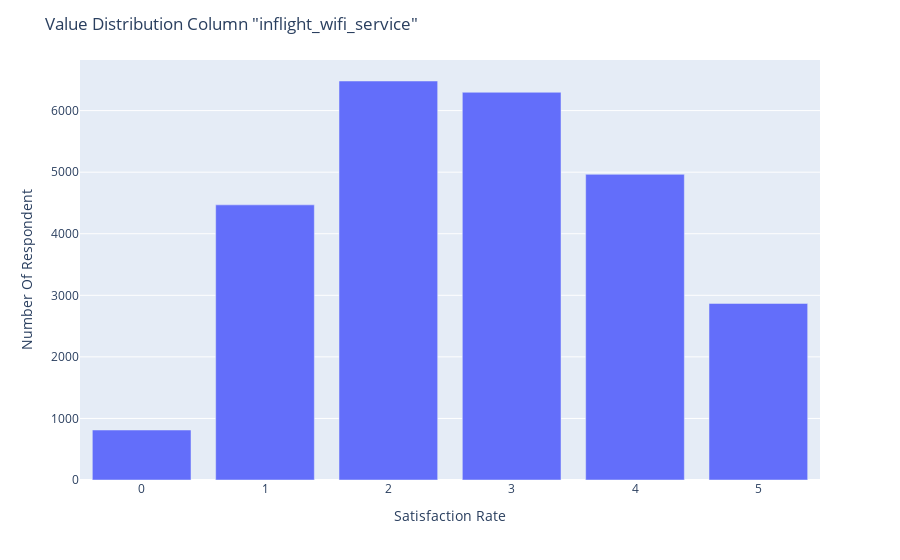
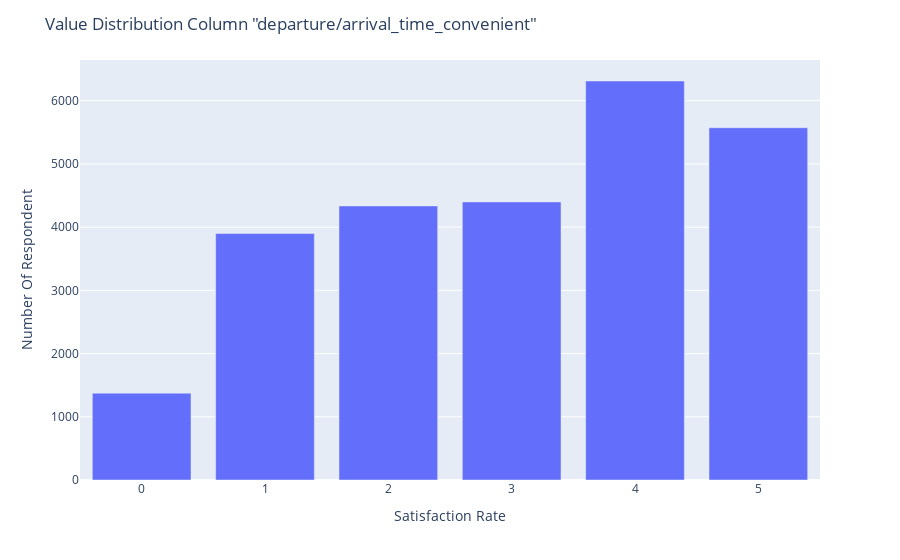
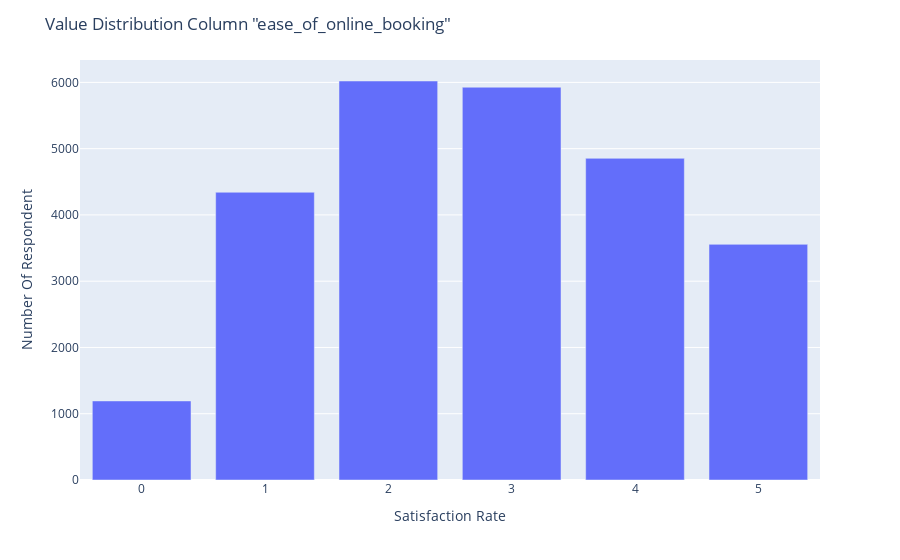
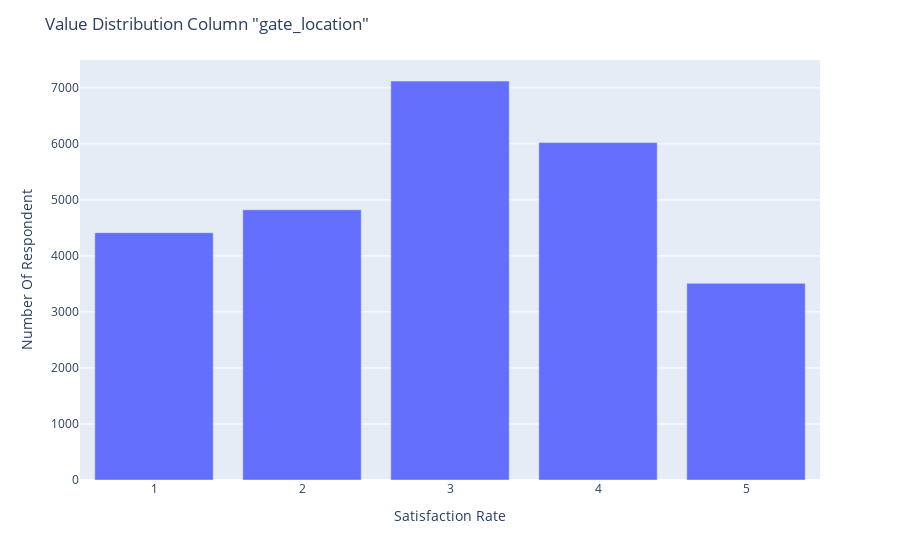

Notebook cell for these charts, in order:
### Markdown cell above
## *4.2 DISTRIBUTION OF SURVEY RESULTS REGARDING VARIOUS ASPECTS OF AIRLINE SERVICES*

### Code cell
# DEFINE COLUMN THAT WE WANT TO VISUALIZE
datavis2 = ['inflight_wifi_service',
       'departure/arrival_time_convenient', 'ease_of_online_booking',
       'gate_location', 'food_and_drink', 'online_boarding', 'seat_comfort',
       'inflight_entertainment', 'on_board_service', 'leg_room_service',
       'baggage_handling', 'checkin_service', 'inflight_service',
       'cleanliness']

# FUNCTION TO VISUALIZE ALL COLUMN
def bar_plot(variable):
    var = data[variable]
    var_value = var.value_counts().reset_index()
    var_value.columns = [variable, 'Frequency']

    fig = px.bar(var_value, x=variable, y='Frequency')
    fig.update_layout(
        xaxis_title= 'Satisfaction Rate',
        yaxis_title='Number Of Respondent',
        title=f'Value Distribution Column "{variable}"'
    )
    fig.show()
    
# SHOW BAR GRAPH
for column in datavis2:
    bar_plot(column)

### Figure 1 — Plotly figure (JSON) as saved in the notebook; plotly's stock layout.template omitted (floating-point values rounded to 4 significant figures)
{"data": [{"alignmentgroup": "True", "hovertemplate": "inflight_wifi_service=%{x}<br>Frequency=%{y}<extra></extra>", "legendgroup": "", "marker": {"color": "#636efa", "pattern": {"shape": ""}}, "name": "", "offsetgroup": "", "orientation": "v", "showlegend": false, "textposition": "auto", "type": "bar", "x": [2, 3, 4, 1, 5, 0], "xaxis": "x", "y": [6481, 6298, 4965, 4469, 2868, 812], "yaxis": "y"}], "layout": {"barmode": "relative", "legend": {"tracegroupgap": 0}, "margin": {"t": 60}, "title": {"text": "Value Distribution Column \"inflight_wifi_service\""}, "xaxis": {"anchor": "y", "domain": [0, 1], "title": {"text": "Satisfaction Rate"}}, "yaxis": {"anchor": "x", "domain": [0, 1], "title": {"text": "Number Of Respondent"}}}}

### Figure 2 — Plotly figure (JSON) as saved in the notebook; plotly's stock layout.template omitted (floating-point values rounded to 4 significant figures)
{"data": [{"alignmentgroup": "True", "hovertemplate": "departure/arrival_time_convenient=%{x}<br>Frequency=%{y}<extra></extra>", "legendgroup": "", "marker": {"color": "#636efa", "pattern": {"shape": ""}}, "name": "", "offsetgroup": "", "orientation": "v", "showlegend": false, "textposition": "auto", "type": "bar", "x": [4, 5, 3, 2, 1, 0], "xaxis": "x", "y": [6312, 5573, 4399, 4336, 3899, 1374], "yaxis": "y"}], "layout": {"barmode": "relative", "legend": {"tracegroupgap": 0}, "margin": {"t": 60}, "title": {"text": "Value Distribution Column \"departure/arrival_time_convenient\""}, "xaxis": {"anchor": "y", "domain": [0, 1], "title": {"text": "Satisfaction Rate"}}, "yaxis": {"anchor": "x", "domain": [0, 1], "title": {"text": "Number Of Respondent"}}}}

### Figure 3 — Plotly figure (JSON) as saved in the notebook; plotly's stock layout.template omitted (floating-point values rounded to 4 significant figures)
{"data": [{"alignmentgroup": "True", "hovertemplate": "ease_of_online_booking=%{x}<br>Frequency=%{y}<extra></extra>", "legendgroup": "", "marker": {"color": "#636efa", "pattern": {"shape": ""}}, "name": "", "offsetgroup": "", "orientation": "v", "showlegend": false, "textposition": "auto", "type": "bar", "x": [2, 3, 4, 1, 5, 0], "xaxis": "x", "y": [6021, 5927, 4854, 4342, 3556, 1193], "yaxis": "y"}], "layout": {"barmode": "relative", "legend": {"tracegroupgap": 0}, "margin": {"t": 60}, "title": {"text": "Value Distribution Column \"ease_of_online_booking\""}, "xaxis": {"anchor": "y", "domain": [0, 1], "title": {"text": "Satisfaction Rate"}}, "yaxis": {"anchor": "x", "domain": [0, 1], "title": {"text": "Number Of Respondent"}}}}

### Figure 4 — Plotly figure (JSON) as saved in the notebook; plotly's stock layout.template omitted (floating-point values rounded to 4 significant figures)
{"data": [{"alignmentgroup": "True", "hovertemplate": "gate_location=%{x}<br>Frequency=%{y}<extra></extra>", "legendgroup": "", "marker": {"color": "#636efa", "pattern": {"shape": ""}}, "name": "", "offsetgroup": "", "orientation": "v", "showlegend": false, "textposition": "auto", "type": "bar", "x": [3, 4, 2, 1, 5], "xaxis": "x", "y": [7122, 6023, 4823, 4415, 3510], "yaxis": "y"}], "layout": {"barmode": "relative", "legend": {"tracegroupgap": 0}, "margin": {"t": 60}, "title": {"text": "Value Distribution Column \"gate_location\""}, "xaxis": {"anchor": "y", "domain": [0, 1], "title": {"text": "Satisfaction Rate"}}, "yaxis": {"anchor": "x", "domain": [0, 1], "title": {"text": "Number Of Respondent"}}}}
